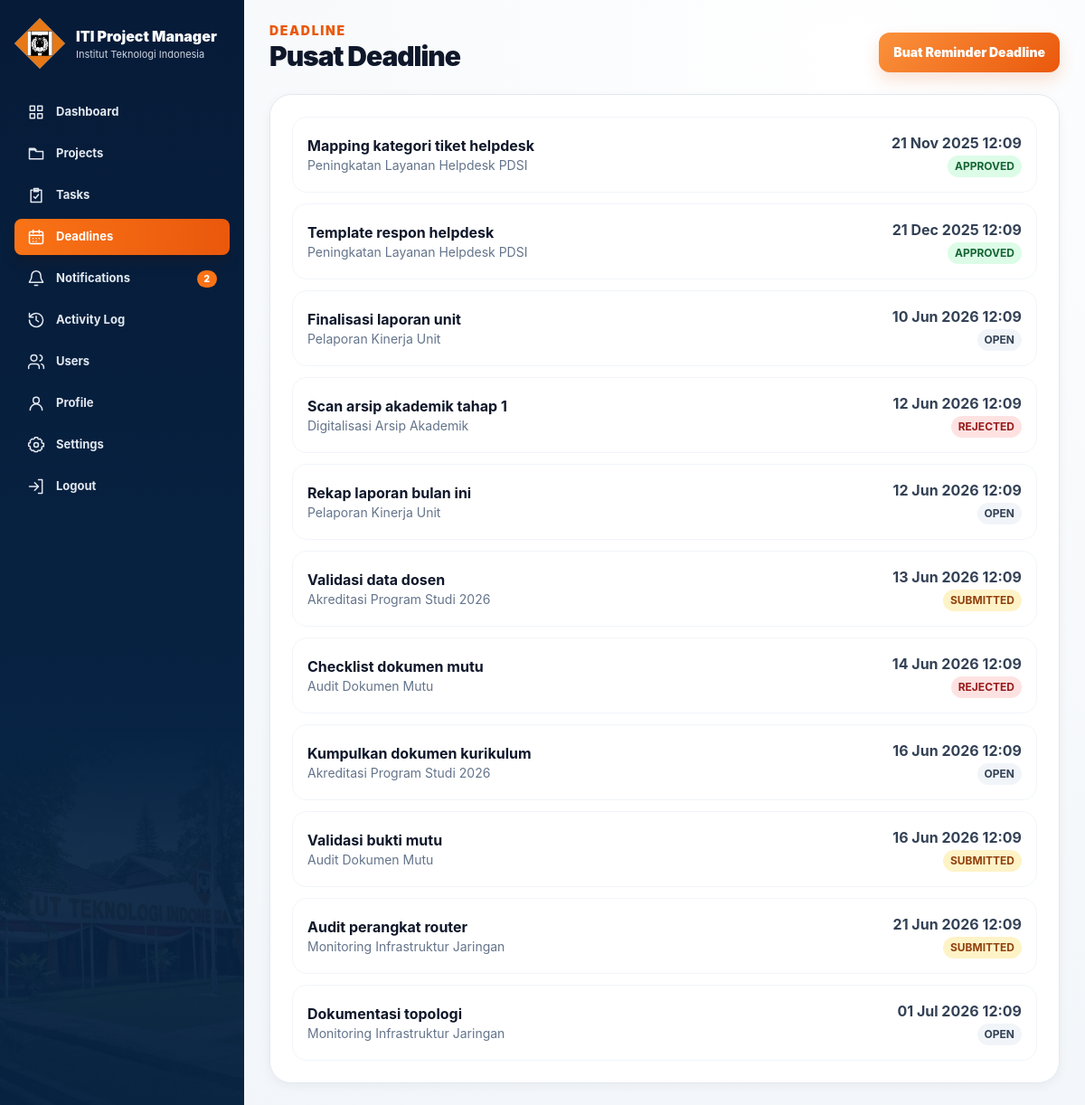
The page /index.php?page=deadlines (signed in) on the database its author committed.
### tables this page shows
CREATE TABLE tasks (
    id INT AUTO_INCREMENT PRIMARY KEY,
    project_id INT NOT NULL,
    title VARCHAR(180) NOT NULL,
    description TEXT NULL,
    created_by INT NOT NULL,
    status ENUM('open','submitted','approved','rejected') NOT NULL DEFAULT 'open',
    deadline_at DATETIME NOT NULL,
    reviewed_by INT NULL,
    reviewed_at DATETIME NULL,
    created_at DATETIME NOT NULL DEFAULT CURRENT_TIMESTAMP,
    updated_at DATETIME NULL,
    deleted_at DATETIME NULL,
    INDEX idx_tasks_project (project_id),
    INDEX idx_tasks_status (status),
    INDEX idx_tasks_deadline (deadline_at),
    INDEX idx_tasks_created_by (created_by),
    CONSTRAINT fk_tasks_project FOREIGN KEY (project_id) REFERENCES projects(id) ON DELETE CASCADE,
    CONSTRAINT fk_tasks_created_by FOREIGN KEY (created_by) REFERENCES users(id),
    CONSTRAINT fk_tasks_reviewed_by FOREIGN KEY (reviewed_by) REFERENCES users(id)
);

CREATE TABLE projects (
    id INT AUTO_INCREMENT PRIMARY KEY,
    title VARCHAR(180) NOT NULL,
    description TEXT NULL,
    owner_id INT NOT NULL,
    status ENUM('draft','active','review','completed','archived') NOT NULL DEFAULT 'active',
    deadline_at DATETIME NOT NULL,
    created_at DATETIME NOT NULL DEFAULT CURRENT_TIMESTAMP,
    updated_at DATETIME NULL,
    deleted_at DATETIME NULL,
    INDEX idx_projects_owner (owner_id),
    INDEX idx_projects_status (status),
    INDEX idx_projects_deadline (deadline_at),
    CONSTRAINT fk_projects_owner FOREIGN KEY (owner_id) REFERENCES users(id)
);

### pages/deadlines.php (the view, shortened to what this page needs)
<?php
$user = current_user();
$where = [];
$params = [];
if ($user['role'] !== 'SUPERADMIN') {
    $where[] = "(pm.user_id = ? OR ta.user_id = ?)";
    $params[] = $user['id'];
    $params[] = $user['id'];
}
$whereSql = $where ? "WHERE " . implode(" AND ", $where) : "";
$stmt = $pdo->prepare("
    SELECT DISTINCT t.id, t.title, t.deadline_at, t.status, p.title AS project_title
    FROM tasks t
    JOIN projects p ON p.id = t.project_id
    LEFT JOIN project_members pm ON pm.project_id = p.id
    LEFT JOIN task_assignees ta ON ta.task_id = t.id
    {$whereSql}
    ORDER BY t.deadline_at ASC
    LIMIT 100
");
$stmt->execute($params);
$rows = $stmt->fetchAll();
?>
<div class="mb-6 flex flex-col gap-4 lg:flex-row lg:items-end lg:justify-between">
    <div>
        <p class="text-sm font-black uppercase tracking-wide text-orange-600">Deadline</p>
        <h2 class="text-3xl font-black">Pusat Deadline</h2>
    </div>
    <?php if (in_array($user['role'], ['SUPERADMIN','ADMIN','MODERATOR'], true)): ?>
    <button type="button" id="open-deadline-reminder" class="rounded-xl bg-orange-600 px-4 py-3 text-sm font-black text-white">Buat Reminder Deadline</button>
    <?php endif; ?>
</div>
<div class="rounded-3xl border border-slate-200 bg-white p-6 shadow-sm">
    <div class="space-y-3">
        <?php foreach ($rows as $row): ?>
            <a href="actions/task-detail.php?id=<?= e($row['id']) ?>" class="flex items-center justify-between rounded-2xl border border-slate-100 p-4 hover:bg-slate-50">
                <div>
                    <strong><?= e($row['title']) ?></strong>
                    <p class="text-sm text-slate-500"><?= e($row['project_title']) ?></p>
                </div>
                <div class="text-right">
                    <p class="<?= strtotime($row['deadline_at']) < time() && $row['status'] !== 'approved' ? 'font-black text-red-600' : 'font-bold text-slate-700' ?>"><?= e(date('d M Y H:i', strtotime($row['deadline_at']))) ?></p>
                    <?= status_badge($row['status']) ?>
                </div>
            </a>
        <?php endforeach; ?>
    </div>
</div>

### includes/functions.php (shortened to what this page needs)
<?php
function e($value) {
    return htmlspecialchars((string)$value, ENT_QUOTES, 'UTF-8');
}
function current_user() {
    return $_SESSION['user'] ?? null;
}
function status_badge($status) {
    $map = [
        'open' => 'bg-slate-100 text-slate-700',
        'submitted' => 'bg-amber-100 text-amber-800',
        'approved' => 'bg-green-100 text-green-800',
        'rejected' => 'bg-red-100 text-red-800',
        'completed' => 'bg-green-100 text-green-800',
        'active' => 'bg-blue-100 text-blue-800',
        'review' => 'bg-amber-100 text-amber-800',
        'draft' => 'bg-slate-100 text-slate-700',
        'archived' => 'bg-slate-200 text-slate-700',
    ];
    $class = $map[$status] ?? 'bg-slate-100 text-slate-700';
    return '<span class="inline-flex rounded-full px-2 py-1 text-xs font-bold ' . $class . '">' . e(strtoupper($status)) . '</span>';
}

### rows shown on the page
tasks: title "Mapping kategori tiket helpdesk", project.title "Peningkatan Layanan Helpdesk PDSI", deadline_at "21 Nov 2025 12:09", status "APPROVED"
tasks: title "Template respon helpdesk", project.title "Peningkatan Layanan Helpdesk PDSI", deadline_at "21 Dec 2025 12:09", status "APPROVED"
tasks: title "Finalisasi laporan unit", project.title "Pelaporan Kinerja Unit", deadline_at "10 Jun 2026 12:09", status "OPEN"
tasks: title "Scan arsip akademik tahap 1", project.title "Digitalisasi Arsip Akademik", deadline_at "12 Jun 2026 12:09", status "REJECTED"
tasks: title "Rekap laporan bulan ini", project.title "Pelaporan Kinerja Unit", deadline_at "12 Jun 2026 12:09", status "OPEN"
tasks: title "Validasi data dosen", project.title "Akreditasi Program Studi 2026", deadline_at "13 Jun 2026 12:09", status "SUBMITTED"
tasks: title "Checklist dokumen mutu", project.title "Audit Dokumen Mutu", deadline_at "14 Jun 2026 12:09", status "REJECTED"
tasks: title "Kumpulkan dokumen kurikulum", project.title "Akreditasi Program Studi 2026", deadline_at "16 Jun 2026 12:09", status "OPEN"
tasks: title "Validasi bukti mutu", project.title "Audit Dokumen Mutu", deadline_at "16 Jun 2026 12:09", status "SUBMITTED"
tasks: title "Audit perangkat router", project.title "Monitoring Infrastruktur Jaringan", deadline_at "21 Jun 2026 12:09", status "SUBMITTED"
tasks: title "Dokumentasi topologi", project.title "Monitoring Infrastruktur Jaringan", deadline_at "01 Jul 2026 12:09", status "OPEN"

### other values the page prints
$label "Dashboard"
$label "Projects"
$label "Tasks"
$label "Deadlines"
$label "Notifications"
$unreadSidebarCount "2"
$label "Activity Log"
$label "Users"
$label "Profile"
$label "Settings"
